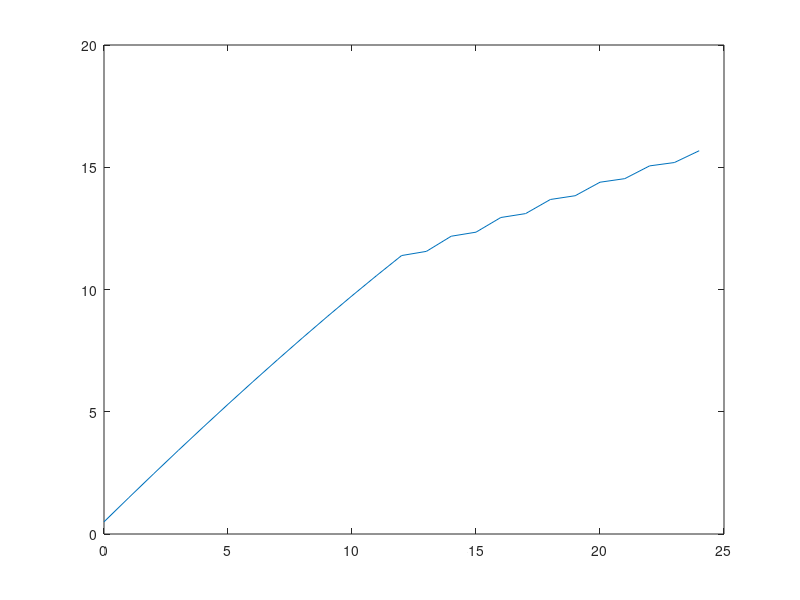

This chart was generated by the following MATLAB code:
Index = linspace (0,9,10);
Index = Index';
FittingEigenvecs = [0.498001551787212;1.48579204523986;2.46098894210415;3.42313653766635;4.37173380348553;5.30622662075646;6.22599804655784;7.13035592915439;8.01851687584497;8.88958508046311];

plot(Index(:,1),FittingEigenvecs(:,1));

Index2 = linspace (0,24,25);
Index2 = Index2';
FittingEigenvecs2 = [0.498001551787212;1.48579204523986;2.46098894210415;3.42313653766635;4.37173380348553;5.30622662075646;6.22599804655784;7.13035592915439;8.01851687584497;8.88958508046311;9.74252370116837;10.5761150789710;11.3889035627901;11.5597062123610;12.1791098697961;12.3448163880129;12.9444959098339;13.1045493866014;13.6821361921257;13.8357877100397;14.3879924185852;14.5341638145876;15.0559978983525;15.1929516259761;15.6754461599902];

plot(Index2(:,1),FittingEigenvecs2(:,1));